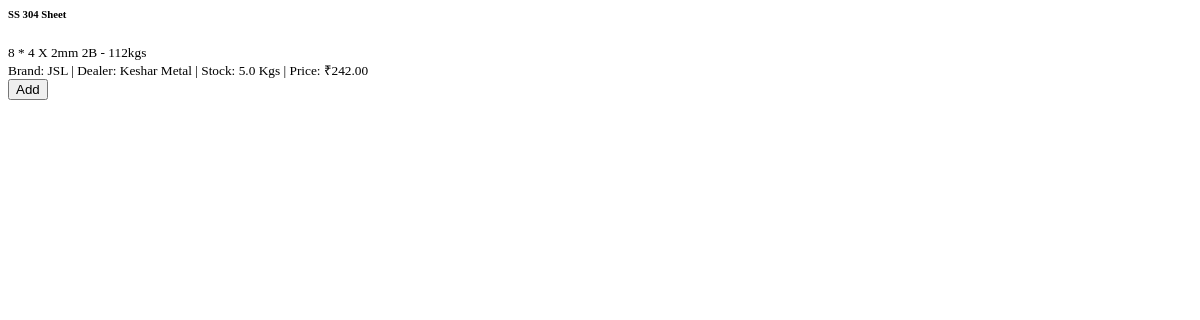
The app's page /purchase_orders/search/materials, older data.
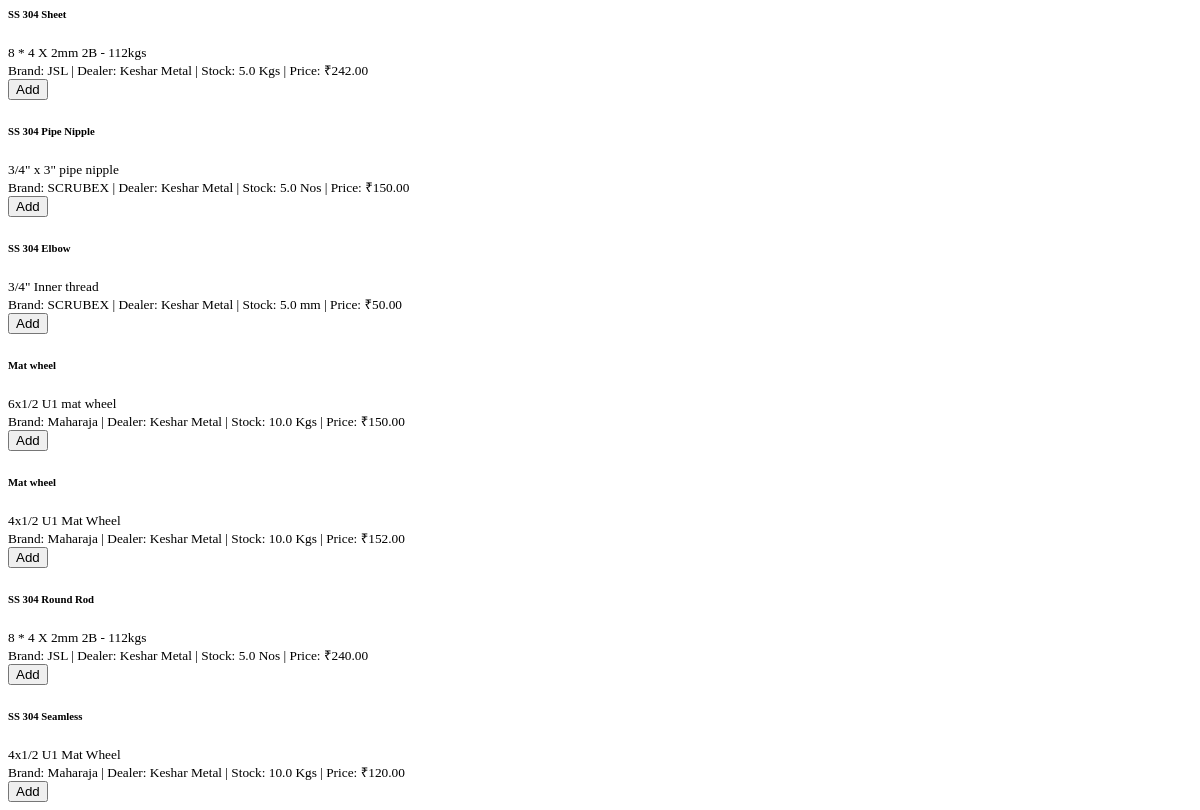
The same page, newer data.
### app/models.py (models this page shows)
class Storage(Base):
    __tablename__ = 'storage'
    id = Column(Integer, primary_key=True)
    base_name = Column(String(128))
    defined_name_with_spec = Column(String(256))
    brand = Column(String(128))
    hsn_code = Column(String(32))
    dealer_id = Column(Integer, ForeignKey('dealer.id'))
    tax = Column(Float)
    price = Column(Float)
    current_stock = Column(Float)
    units = Column(String(32))
    created_at = Column(DateTime, default=datetime.now)  # Make sure this exists
    updated_at = Column(DateTime, default=datetime.now, onupdate=datetime.now)  # And this
    dealer = relationship('Dealer', back_populates='materials')
    product_materials = relationship('ProductMaterial', back_populates='storage')
    bom_materials = relationship('BOMMaterial', back_populates='storage')
    supply_items = relationship('BOMSupplyItem', back_populates='storage')
    po_items = relationship('PurchaseOrderItem', back_populates='material')

class Dealer(Base):
    __tablename__ = 'dealer'
    id = Column(Integer, primary_key=True)
    name = Column(String(120), nullable=False)
    address = Column(String(250))
    city = Column(String(100))
    state = Column(String(100))
    country = Column(String(100))
    pincode = Column(String(20))
    telephone = Column(String(50))
    mobile = Column(String(50))
    email = Column(String(120))
    gst_no = Column(String(50))
    bank_name = Column(String(100))
    account_no = Column(String(100))
    ifsc_code = Column(String(50))
    materials = relationship('Storage', back_populates='dealer', lazy='dynamic')

### app/routers/purchase_orders.py (the view)
@router.get("/search/materials")
async def search_materials_po(
    request: Request,
    q: str = "",
    dealer_id: str = "",
    db: Session = Depends(get_db)
):
    try:
        query = db.query(models.Storage)
        if q:
            query = query.filter(
                or_(
                    models.Storage.defined_name_with_spec.ilike(f'%{q}%'),
                    models.Storage.base_name.ilike(f'%{q}%')
                )
            )
        if dealer_id:
            query = query.filter(models.Storage.dealer_id == int(dealer_id))
        materials = query.limit(20).all()
        return templates.TemplateResponse("_material_options_po.html", {
            "request": request,
            "materials": materials
        })
    except Exception as e:
        print(f"Error searching materials for PO: {e}")
        return JSONResponse(content={"error": str(e)}, status_code=500)

### app/templates/_material_options_po.html
{% if materials %}
    {% for material in materials %}
    <div class="list-group-item list-group-item-action">
        <div class="d-flex justify-content-between align-items-center">
            <div>
                <h6 class="mb-1">{{ material.base_name }}</h6>
                {% if material.defined_name_with_spec %}
                <small class="text-muted">{{ material.defined_name_with_spec }}</small>
                <br>
                {% endif %}
                <small>Brand: {{ material.brand or 'N/A' }} | Dealer: {{ material.dealer.name if material.dealer else 'N/A' }} | Stock: {{ material.current_stock }} {{ material.units or '' }} | Price: {{ material.price|currency }}</small>
            </div>
            <button type="button" class="btn btn-sm btn-primary add-material-btn" data-material-id="{{ material.id }}">
                Add
            </button>
        </div>
    </div>
    {% endfor %}
{% else %}
    <div class="list-group-item">No materials found</div>
{% endif %}

Row changes from the older to the newer data that the page shows:
added Storage: base_name "SS 304 Pipe Nipple", defined_name_with_spec "3/4\" x 3\" pipe nipple", brand "SCRUBEX", dealer "Keshar Metal", current_stock "5.0", units "Nos", price "₹150.00"
added Storage: base_name "SS 304 Elbow", defined_name_with_spec "3/4\" Inner thread", brand "SCRUBEX", dealer "Keshar Metal", current_stock "5.0", units "mm", price "₹50.00"
added Storage: base_name "Mat wheel", defined_name_with_spec "6x1/2 U1 mat wheel", brand "Maharaja", dealer "Keshar Metal", current_stock "10.0", units "Kgs", price "₹150.00"
added Storage: base_name "Mat wheel", defined_name_with_spec "4x1/2 U1 Mat Wheel", brand "Maharaja", dealer "Keshar Metal", current_stock "10.0", units "Kgs", price "₹152.00"
added Storage: base_name "SS 304 Round Rod", defined_name_with_spec "8 * 4 X 2mm 2B - 112kgs", brand "JSL", dealer "Keshar Metal", current_stock "5.0", units "Nos", price "₹240.00"
added Storage: base_name "SS 304 Seamless", defined_name_with_spec "4x1/2 U1 Mat Wheel", brand "Maharaja", dealer "Keshar Metal", current_stock "10.0", units "Kgs", price "₹120.00"
